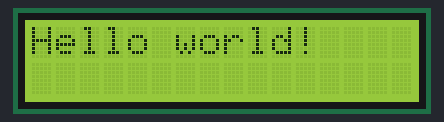
A sketch run on a simulated Arduino Uno, built with avr-gcc and run on an emulated ATmega328P. Shown: 16×2 character LCD.

Above: at 0.1 s.
At 1.1 s:
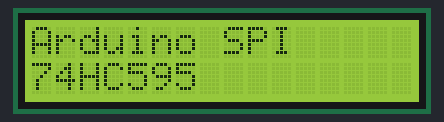

The sketch:

spi_74hc595_lcd.ino
```cpp
#include <LiquidCrystalSPI.h>
#include <SPI.h>

LiquidCrystalSPI lcd(10);

void setup()
{
  lcd.begin(16, 2);
  lcd.print("Hello world!");
  delay(1000);
  lcd.clear();
}

void loop()
{
  lcd.setCursor(0, 0);
  lcd.print("Arduino SPI");
  lcd.setCursor(0, 1);
  lcd.print("74HC595");
}
```
